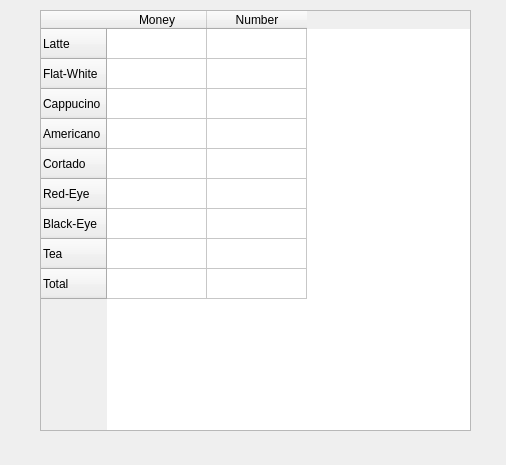
<?xml version="1.0" encoding="UTF-8"?>
<ui version="4.0">
 <class>ManagerScreen</class>
 <widget class="QWidget" name="ManagerScreen">
  <property name="geometry">
   <rect>
    <x>0</x>
    <y>0</y>
    <width>506</width>
    <height>465</height>
   </rect>
  </property>
  <property name="windowTitle">
   <string>Form</string>
  </property>
  <widget class="QTableWidget" name="tableWidget">
   <property name="geometry">
    <rect>
     <x>40</x>
     <y>10</y>
     <width>431</width>
     <height>421</height>
    </rect>
   </property>
   <row>
    <property name="text">
     <string>Latte</string>
    </property>
   </row>
   <row>
    <property name="text">
     <string>Flat-White</string>
    </property>
   </row>
   <row>
    <property name="text">
     <string>Cappucino</string>
    </property>
   </row>
   <row>
    <property name="text">
     <string>Americano</string>
    </property>
   </row>
   <row>
    <property name="text">
     <string>Cortado</string>
    </property>
   </row>
   <row>
    <property name="text">
     <string>Red-Eye</string>
    </property>
   </row>
   <row>
    <property name="text">
     <string>Black-Eye</string>
    </property>
   </row>
   <row>
    <property name="text">
     <string>Tea</string>
    </property>
   </row>
   <row>
    <property name="text">
     <string>Total</string>
    </property>
   </row>
   <column>
    <property name="text">
     <string>Money</string>
    </property>
   </column>
   <column>
    <property name="text">
     <string>Number</string>
    </property>
   </column>
  </widget>
 </widget>
 <resources/>
 <connections/>
</ui>
